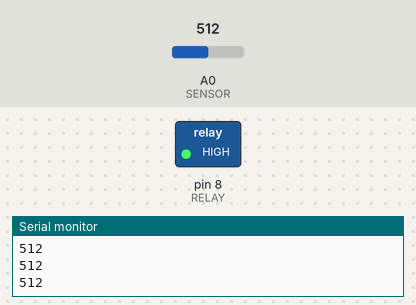
Bench run of a sketch on a simulated Arduino Uno, built with avr-gcc and run on an emulated ATmega328P. Parts: switched loads named in the sketch (green lamp = pin HIGH), the last lines printed to the serial monitor. The inputs (shaded band) are chosen by the test bench; at power-on: A0 (SENSOR) = 512.

Above: at 0.9 s.
1.3 s: A0 (SENSOR) set to 483
4.3 s: A0 (SENSOR) set to 468
At 4.8 s:
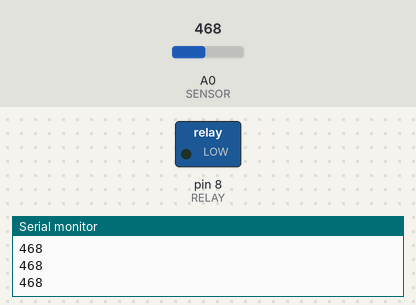
5.8 s: A0 (SENSOR) set to 485
At 6.3 s:
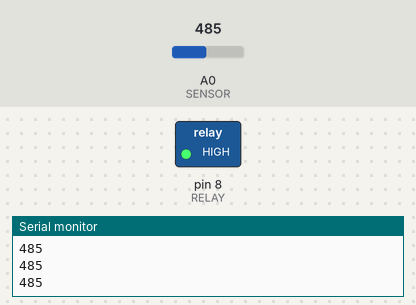
8.8 s: A0 (SENSOR) set to 465
At 9.5 s:
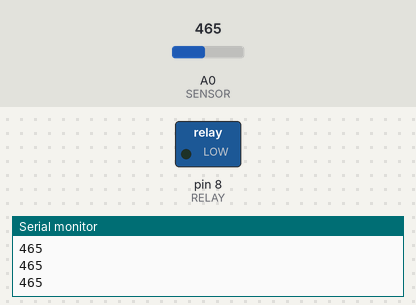
Timing chart, 0 to 11.3 s (numbered marks = the images above; inputs shaded):
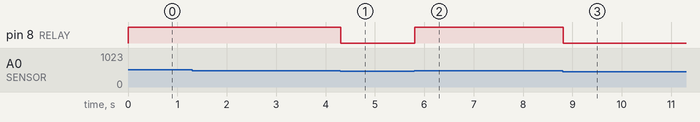

Measured:
- the behaviour switches between 476 and 475 on A0 (SENSOR) (found by bisection; images 0 and 1)
- after the input at 4.3 s, pin 8 (RELAY): HIGH → LOW at once
- after the input at 5.8 s, pin 8 (RELAY): LOW → HIGH at once
- after the input at 8.8 s, pin 8 (RELAY): HIGH → LOW at once

The sketch:

micActuator.ino
```cpp
#define SENSOR A0
#define RELAY 8
//Change thresh to suit physical calibration of microphone accordingly
const int thresh = 475;
int input = 0;

void setup() {
  Serial.begin(9600);
  pinMode(RELAY, OUTPUT);
}

void loop() {
  input = analogRead(SENSOR);
  Serial.println(input);

  if (input > thresh) {
    digitalWrite(RELAY, HIGH);
    delay(100);
    digitalWrite(RELAY, LOW);
  } else {
    digitalWrite(RELAY, LOW);
  }


}
```
